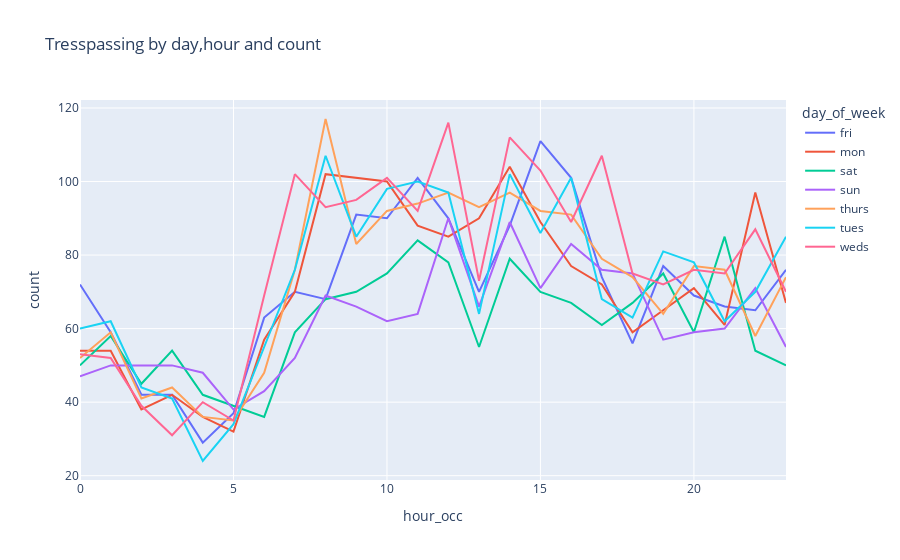

Notebook code cell kept with this figure:
### Code cell
tresspassing = crime.loc[crime['crm cd'] == 888]
tresspassing = tresspassing.groupby(['day_of_week','hour_occ'], as_index = False).agg({'year_occ':'count'})
tresspassing = tresspassing.rename(columns = {"year_occ":"count"})
fig = px.line(tresspassing, x="hour_occ", y="count", color='day_of_week',title='Tresspassing by day,hour and count')
fig.show()

### Figure 1 — Plotly figure (JSON) as saved in the notebook; plotly's stock layout.template omitted (floating-point values rounded to 4 significant figures)
{"data": [{"hovertemplate": "day_of_week=fri<br>hour_occ=%{x}<br>count=%{y}<extra></extra>", "legendgroup": "fri", "line": {"color": "#636efa", "dash": "solid"}, "marker": {"symbol": "circle"}, "mode": "lines", "name": "fri", "orientation": "v", "showlegend": true, "type": "scatter", "x": [0, 1, 2, 3, 4, 5, 6, 7, 8, 9, 10, 11, 12, 13, 14, 15, 16, 17, 18, 19, 20, 21, 22, 23], "xaxis": "x", "y": [72, 59, 42, 42, 29, 37, 63, 70, 68, 91, 90, 101, 90, 70, 88, 111, 101, 74, 56, 77, 69, 66, 65, 76], "yaxis": "y"}, {"hovertemplate": "day_of_week=mon<br>hour_occ=%{x}<br>count=%{y}<extra></extra>", "legendgroup": "mon", "line": {"color": "#EF553B", "dash": "solid"}, "marker": {"symbol": "circle"}, "mode": "lines", "name": "mon", "orientation": "v", "showlegend": true, "type": "scatter", "x": [0, 1, 2, 3, 4, 5, 6, 7, 8, 9, 10, 11, 12, 13, 14, 15, 16, 17, 18, 19, 20, 21, 22, 23], "xaxis": "x", "y": [54, 54, 38, 42, 36, 32, 57, 70, 102, 101, 100, 88, 85, 90, 104, 89, 77, 72, 59, 65, 71, 61, 97, 67], "yaxis": "y"}, {"hovertemplate": "day_of_week=sat<br>hour_occ=%{x}<br>count=%{y}<extra></extra>", "legendgroup": "sat", "line": {"color": "#00cc96", "dash": "solid"}, "marker": {"symbol": "circle"}, "mode": "lines", "name": "sat", "orientation": "v", "showlegend": true, "type": "scatter", "x": [0, 1, 2, 3, 4, 5, 6, 7, 8, 9, 10, 11, 12, 13, 14, 15, 16, 17, 18, 19, 20, 21, 22, 23], "xaxis": "x", "y": [50, 58, 45, 54, 42, 39, 36, 59, 68, 70, 75, 84, 78, 55, 79, 70, 67, 61, 67, 75, 59, 85, 54, 50], "yaxis": "y"}, {"hovertemplate": "day_of_week=sun<br>hour_occ=%{x}<br>count=%{y}<extra></extra>", "legendgroup": "sun", "line": {"color": "#ab63fa", "dash": "solid"}, "marker": {"symbol": "circle"}, "mode": "lines", "name": "sun", "orientation": "v", "showlegend": true, "type": "scatter", "x": [0, 1, 2, 3, 4, 5, 6, 7, 8, 9, 10, 11, 12, 13, 14, 15, 16, 17, 18, 19, 20, 21, 22, 23], "xaxis": "x", "y": [47, 50, 50, 50, 48, 38, 43, 52, 69, 66, 62, 64, 90, 66, 89, 71, 83, 76, 75, 57, 59, 60, 71, 55], "yaxis": "y"}, {"hovertemplate": "day_of_week=thurs<br>hour_occ=%{x}<br>count=%{y}<extra></extra>", "legendgroup": "thurs", "line": {"color": "#FFA15A", "dash": "solid"}, "marker": {"symbol": "circle"}, "mode": "lines", "name": "thurs", "orientation": "v", "showlegend": true, "type": "scatter", "x": [0, 1, 2, 3, 4, 5, 6, 7, 8, 9, 10, 11, 12, 13, 14, 15, 16, 17, 18, 19, 20, 21, 22, 23], "xaxis": "x", "y": [52, 59, 41, 44, 36, 35, 48, 76, 117, 83, 92, 94, 97, 93, 97, 92, 91, 79, 74, 64, 77, 76, 58, 74], "yaxis": "y"}, {"hovertemplate": "day_of_week=tues<br>hour_occ=%{x}<br>count=%{y}<extra></extra>", "legendgroup": "tues", "line": {"color": "#19d3f3", "dash": "solid"}, "marker": {"symbol": "circle"}, "mode": "lines", "name": "tues", "orientation": "v", "showlegend": true, "type": "scatter", "x": [0, 1, 2, 3, 4, 5, 6, 7, 8, 9, 10, 11, 12, 13, 14, 15, 16, 17, 18, 19, 20, 21, 22, 23], "xaxis": "x", "y": [60, 62, 44, 41, 24, 34, 55, 76, 107, 85, 98, 100, 97, 64, 102, 86, 101, 68, 63, 81, 78, 62, 70, 85], "yaxis": "y"}, {"hovertemplate": "day_of_week=weds<br>hour_occ=%{x}<br>count=%{y}<extra></extra>", "legendgroup": "weds", "line": {"color": "#FF6692", "dash": "solid"}, "marker": {"symbol": "circle"}, "mode": "lines", "name": "weds", "orientation": "v", "showlegend": true, "type": "scatter", "x": [0, 1, 2, 3, 4, 5, 6, 7, 8, 9, 10, 11, 12, 13, 14, 15, 16, 17, 18, 19, 20, 21, 22, 23], "xaxis": "x", "y": [53, 52, 39, 31, 40, 35, 69, 102, 93, 95, 101, 92, 116, 73, 112, 103, 89, 107, 75, 72, 76, 75, 87, 70], "yaxis": "y"}], "layout": {"legend": {"title": {"text": "day_of_week"}, "tracegroupgap": 0}, "title": {"text": "Tresspassing by day,hour and count"}, "xaxis": {"anchor": "y", "domain": [0, 1], "title": {"text": "hour_occ"}}, "yaxis": {"anchor": "x", "domain": [0, 1], "title": {"text": "count"}}}}
